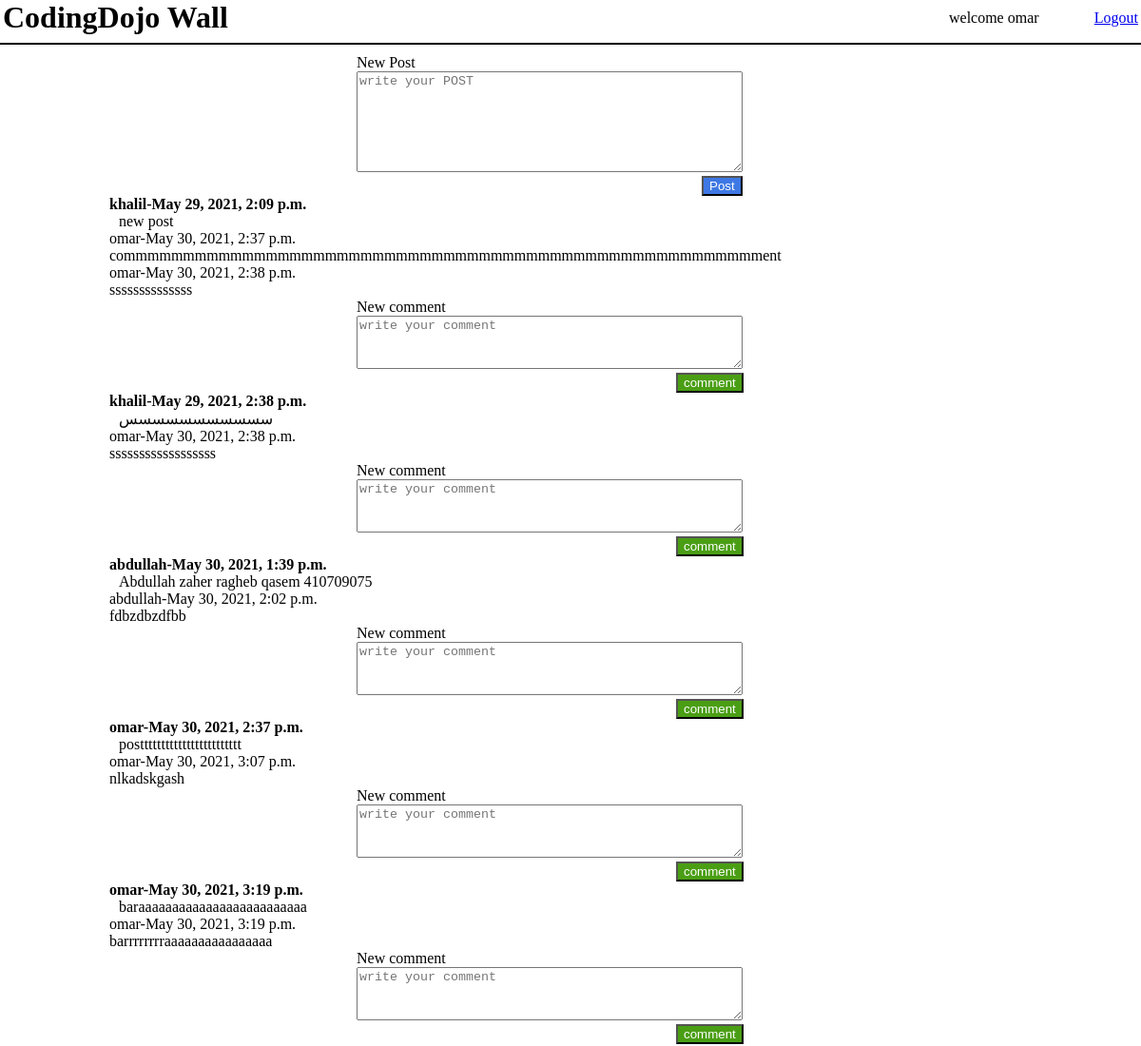
The app's page /wall (signed in) with its own data.
### reglog/models.py (models this page shows)
class user(models.Model):
    first_name = models.CharField(max_length=255)
    last_name = models.CharField(max_length=255)
    email = models.CharField(max_length=255)
    password = models.CharField(max_length=255)
    created_at = models.DateTimeField(auto_now_add=True)
    updated_at = models.DateTimeField(auto_now=True)
    objects = userManager()

### wall/models.py (models this page shows)
class Post(models.Model):
    user_id = models.ForeignKey(user, related_name="posts", on_delete = models.CASCADE)
    post = models.TextField()
    created_at = models.DateTimeField(auto_now_add=True)
    updated_at = models.DateTimeField(auto_now=True)

class Comment(models.Model):
    user_id = models.ForeignKey(user, related_name="comments", on_delete = models.CASCADE)
    post_id = models.ForeignKey(Post, related_name="comments", on_delete = models.CASCADE)
    comment = models.TextField()
    created_at = models.DateTimeField(auto_now_add=True)
    updated_at = models.DateTimeField(auto_now=True)

### wall/views.py (the view)
# urls.py: path('wall', views.welcome),
def welcome(request):
    if "email" not in request.session:
        return redirect('/')
    else:
        context= {
            "posts": Post.objects.all()
        }
        return render(request,"welcome.html",context)

### wall/templates/welcome.html (shortened to what this page needs)
<!DOCTYPE html>
<html lang="en">
<head>
    {% load staticfiles %}
    <link rel="stylesheet" href="{% static 'CSS/welcome.css' %}" />
</head>
<body>
    <header>
        <h1>CodingDojo Wall</h1>
        <p>welcome {{ request.session.first_name }}</p>
        <a href="/logout">Logout</a>
    </header>
    <hr>
    <main>
        <form action="/newpost" method="POST">
            <p>New Post</p>
            <textarea class="post_box" name="post" placeholder="write your POST" required></textarea>
            <button class="post" type="submit">Post</button>
        </form>
    {% for s_post in posts %}
        <p class="poster">{{s_post.user_id.first_name}}-{{s_post.created_at}}</p>
        <p class="the_post">{{s_post.post}}</p>
        {% for comment in s_post.comments.all %}
            <p>{{comment.user_id.first_name}}-{{comment.created_at}}</p>
            <p>{{comment.comment}}</p>
        {% endfor %}
        <form action="/newcomment/{{s_post.id}}" method="POST">
            <p>New comment</p>
            <textarea name="comment" class="comment_box" placeholder="write your comment" required></textarea>
            <button class="comment" type="submit">comment</button>
        </form>
    {% endfor %}
    </main>
</body>
</html>

### wall/static/CSS/welcome.css (style rules this page uses)
* { margin: 0; }
main { width: 970px; margin: auto auto; padding: 2px; }
header { display: flex; justify-content: space-between; align-items: center; padding: 0px 3px; }
h1 { margin-right: 700px; }
hr { border: 1px solid black; margin: 8px 0px; }
form { width: 450px; margin: 0 auto; }
.post_box { width: 400px; height: 100px; }
.post { margin-left: 363px; background-color: #3e78e4; color: white; }
.comment_box { width: 400px; height: 50px; }
.comment { margin-left: 336px; background-color: #4a9e14; color: white; }
.the_post { margin-left: 10px; }
.poster { font-weight: bold; }

### records on screen
user: session.first_name "omar"
Post: user_id.first_name "khalil", created_at "May 29, 2021, 2:09 p.m.", post "new post"
Comment: user_id.first_name "omar", created_at "May 30, 2021, 2:37 p.m.", comment "commmmmmmmmmmmmmmmmmmmmmmmmmmmmmmmmmmmmmmmmmmmmmmmmmmmmment"
Comment: user_id.first_name "omar", created_at "May 30, 2021, 2:38 p.m.", comment "ssssssssssssss"
Post: user_id.first_name "khalil", created_at "May 29, 2021, 2:38 p.m.", post "سسسسسسسسسسس"
Comment: user_id.first_name "omar", created_at "May 30, 2021, 2:38 p.m.", comment "ssssssssssssssssss"
Post: user_id.first_name "abdullah", created_at "May 30, 2021, 1:39 p.m.", post "Abdullah zaher ragheb qasem 410709075"
Comment: user_id.first_name "abdullah", created_at "May 30, 2021, 2:02 p.m.", comment "fdbzdbzdfbb"
Post: user_id.first_name "omar", created_at "May 30, 2021, 2:37 p.m.", post "postttttttttttttttttttttttt"
Comment: user_id.first_name "omar", created_at "May 30, 2021, 3:07 p.m.", comment "nlkadskgash"
Post: user_id.first_name "omar", created_at "May 30, 2021, 3:19 p.m.", post "baraaaaaaaaaaaaaaaaaaaaaaaaa"
Comment: user_id.first_name "omar", created_at "May 30, 2021, 3:19 p.m.", comment "barrrrrrrraaaaaaaaaaaaaaaa"
